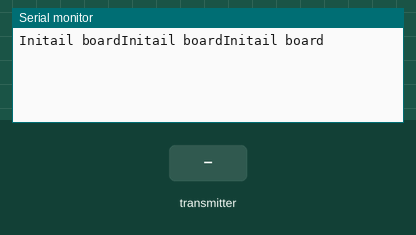
The sketch below on a simulated ESP32. Parts: the last lines printed to the serial monitor. Inputs (shaded band) come from the test bench. The local clock reads 2024-03-15 10:24:30 at power-on unless the sketch sets it.

Above: at 1.2 s.
1.3 s: the transmitter starts sending id = 0
At 1.66 s:
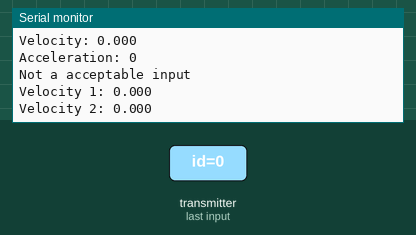
2.8 s: the transmitter starts sending id = 1
At 3.16 s:
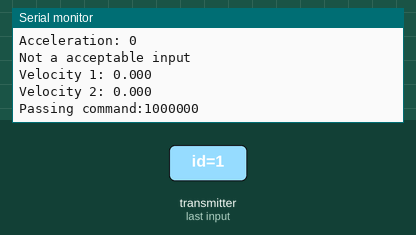
4.8 s: the transmitter starts sending vel = 25
At 5.16 s:
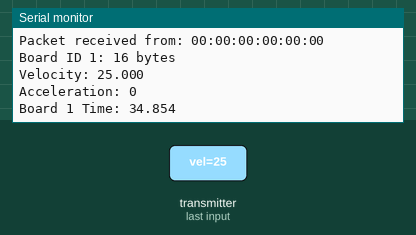
6.8 s: the transmitter starts sending vel = 0
At 9.16 s:
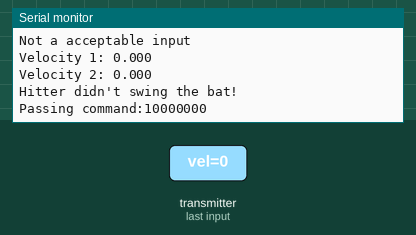
9.8 s: the transmitter starts sending acc = 1024
11.3 s: the transmitter starts sending acc = 2048
Timing chart, 0 to 13.8 s (numbered marks = the images above; inputs shaded):
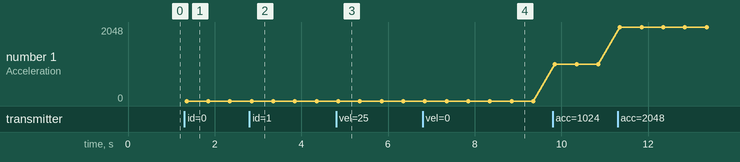

The sketch:

ESP_NOW_Broadcast_Master.ino
```cpp
#include <esp_now.h>
#include <WiFi.h>
#include <SoftwareSerial.h>
#include <stdint.h> // For fixed-width integers like int32_t
#include "time.h"

#define rxPin 17
#define txPin 18
#define GAME_DISTANCE 1.5 // distance between pitcher and swinger

//define command bits
// #define Enable 7;
// #define Player 0;


// Set up a new SoftwareSerial object
SoftwareSerial mySerial =  SoftwareSerial(rxPin, txPin);

// Structure to receive data (must match the sender structure)
typedef struct struct_message {
  int32_t id;   // Unique identifier for the device
  float vel;    // Velocity (float type)
  int acc;      // Acceleration (integer type)
  float Time; // Receiving time
} Struct_message;

// Create a struct_message to hold the incoming data
Struct_message myData;

// Create a structure to hold the readings from each board
Struct_message board1;
Struct_message board2;
Struct_message board3;

// Create an array with all the structures
Struct_message boardsStruct[3] = {board1, board2, board3};

// Whether a round finish
int Time_calFlag = 0;

// Cmd send to ATMega
uint8_t cmd = 0;

float adjust = 0.0;

// Callback function that will be executed when data is received
// Callback function that will be executed when data is received
void OnDataRecv(const uint8_t * mac_addr, const uint8_t *incomingData, int len) {
  // if (boardsStruct[0].Time == 0 || boardsStruct[1].Time == 0){
    char macStr[18];
    Serial.print("Packet received from: ");
    snprintf(macStr, sizeof(macStr), "%02x:%02x:%02x:%02x:%02x:%02x",
            mac_addr[0], mac_addr[1], mac_addr[2], mac_addr[3], mac_addr[4], mac_addr[5]);
    Serial.println(macStr);

    // Copy the incoming data to the struct
    memcpy(&myData, incomingData, sizeof(myData));

    // Print the received data
    Serial.printf("Board ID %u: %u bytes\n", myData.id, len);

    // Update the structures with the new incoming data
    if (myData.id > 0 && myData.id <= 3) { // Ensure ID is within the bounds of the boardsStruct array
      boardsStruct[myData.id - 1].vel = myData.vel; // Store the velocity
      boardsStruct[myData.id - 1].acc = myData.acc; // Store the acceleration
    }

    // Print the velocity and acceleration of the corresponding board
    Serial.printf("Velocity: %.3f \n", boardsStruct[myData.id - 1].vel);
    Serial.printf("Acceleration: %d \n", boardsStruct[myData.id - 1].acc);
    Serial.println();

    // Record the time of the received data based on the board id
    struct tm timeinfo;
    struct timeval now;
    float value;
      if (getLocalTime(&timeinfo)) {
        gettimeofday(&now, NULL); // Get seconds and microseconds
      }

    // unsigned long currentTime = millis(); // Get the current time in milliseconds
    if (boardsStruct[myData.id - 1].vel > 0.1){
      if (myData.id == 1) {
        // Time_calFlag = 0;
        // board1.Time = currentTime; // Store the time for board 1
        if(boardsStruct[0].Time == 0){
          boardsStruct[0].Time = timeinfo.tm_sec + round((now.tv_usec / 1e6) * 1000) / 1000.0;
          Serial.printf("Board 1 Time: %.3f\n", boardsStruct[0].Time);
        }else{
          Serial.printf("Ball in the air");
          cmd |= (1<<5);
        }
      } else if (myData.id == 2) {
        // Time_calFlag = 1;
        // board2.Time = currentTime; // Store the time for board 2
        if(boardsStruct[0].Time != 0){
          boardsStruct[1].Time = timeinfo.tm_sec + round((now.tv_usec / 1e6) * 1000) / 1000.0;
          Serial.printf("Board 2 Time: %.3f\n", boardsStruct[1].Time);
          // air = false;
        }else{
            Serial.printf("Wait for ball to throw");
        }
      }
      // if(boardsStruct[0].Time != 0){
      //   air = false;
      // }else{
      //   air = true;
      // }
    }else{
        if (myData.id == 1 && boardsStruct[0].Time == 0) {
          cmd |= (1<<6);
        }
        Serial.printf("Not a acceptable input\n");
        Serial.printf("Velocity 1: %.3f \n", boardsStruct[0].vel);
        Serial.printf("Velocity 2: %.3f \n", boardsStruct[1].vel);
    }
  // }
}

void initail_board(Struct_message* sm){
  Serial.printf("Initail board");
  sm->acc =0;
  sm->id = 0;
  sm->Time = 0;
  sm->vel = 0;
}

void setup() {
  // Initialize the timestamps of received data for each board
  board1.Time = 0;
  board2.Time = 0;

  struct tm timeinfo;
  timeinfo.tm_year = 2024 - 1900;
  timeinfo.tm_mon = 0;           // January
  timeinfo.tm_mday = 1;          // Day of the month
  timeinfo.tm_hour = 1;          // Hour
  timeinfo.tm_min = 0;           // Minute: 0
  timeinfo.tm_sec = 0;            // Second: 0
  time_t t = mktime(&timeinfo);
    struct timeval now = {
        .tv_sec = t,               // Seconds
        .tv_usec = 0          // Microseconds (e.g., 123456us or 123.456ms)
    };
    settimeofday(&now, NULL);

  // Initialize Serial Monitor
  Serial.begin(115200);

  // Initialize Serial between MCU
  mySerial.begin(9600);

  // Set device as a Wi-Fi Station
  WiFi.mode(WIFI_STA);

  // Initialize ESP-NOW
  if (esp_now_init() != ESP_OK) {
    Serial.println("Error initializing ESP-NOW");
    return;
  }

  // Register for received callback
  esp_now_register_recv_cb(esp_now_recv_cb_t(OnDataRecv));
  for (int i = 0; i < 3; i++) {
    initail_board(&boardsStruct[i]);
  }

}

void loop() {
  unsigned long T = 0;
  struct tm timeinfo;
  struct timeval now;
  float value;
    if (getLocalTime(&timeinfo)) {
      gettimeofday(&now, NULL); // Get seconds and microseconds
    }

  if(boardsStruct[0].Time != 0){
    float tc = timeinfo.tm_sec + round((now.tv_usec / 1e6) * 1000) / 1000.0;
    if((tc - boardsStruct[0].Time) > 4.0){
        Serial.println("Hitter didn't swing the bat!");
          boardsStruct[0].Time = 0;
          boardsStruct[1].Time = 0;
          cmd &= ~(1<<0); //ball win
          cmd |= (1<<7);
        if (boardsStruct[0].vel > 1.2){
          cmd |= (1<<1); //double score
        }
          // Serial.print("Passing command:");
          // Serial.println(cmd, BIN);
          // mySerial.write(cmd);
          // cmd = 0;
      }
  }
  // Calculate and print the time interval between the two boards (if both are received)
  //if (board1.vel > 0.1 && board2.vel > 0.1 && Time_calFlag == 1) {
  if (boardsStruct[0].Time != 0 && boardsStruct[1].Time != 0) {

    cmd |= (1<<7);
    Serial.printf("Velocity1: %.3f \n", boardsStruct[0].vel);
    float T = (GAME_DISTANCE/boardsStruct[0].vel);
    Serial.printf("T_calc: %.3f \n", T);
    float timeInterval = boardsStruct[1].Time - boardsStruct[0].Time;
    if(timeInterval<0){
      timeInterval += 60;
    }
    Serial.printf("T_actual: %.3f \n", timeInterval);
    // Catch detection & Score
    // if ((abs(T - timeInterval)/timeInterval < 1+adjust) && (boardsStruct[0].acc == boardsStruct[1].acc) )
    if ((abs(T - timeInterval)/timeInterval) < 1+adjust )
    {
      adjust = 0.0;
      cmd |= (1<<0); //hit win
      if (boardsStruct[0].vel > 0.7){
        cmd |= (1<<1); //double score
      }
      Serial.println("Hitter win!");
    }
    else{
      cmd &= ~(1<<0); //ball win
      adjust += 0.2;
      if (boardsStruct[1].vel > 1.2){
        cmd |= (1<<1); //double score
      }
      Serial.println("Ball win!");
    }
    boardsStruct[0].Time = 0;
    boardsStruct[1].Time = 0;
  }

  // if ((cmd & (1<<7))!= 0){
  if((cmd != 0)){
    Serial.print("Passing command:");
    Serial.println(cmd, BIN);
    mySerial.write(cmd);
  }

  cmd = 0;
}
```

Measured:
- after the input at 1.3 s, the serial monitor: prints a new line after 0.05 s (image 1)
- after the input at 2.8 s, the serial monitor: prints a new line after 0.05 s (image 2)
- after the input at 4.8 s, the serial monitor: prints a new line after 0.05 s (image 3)
- after the input at 6.8 s, the serial monitor: prints a new line after 2.1 s (image 4)
- plotted number 1: 0 → 1024 after the input at 9.8 s, 1024 → 2048 after the input at 11.3 s
